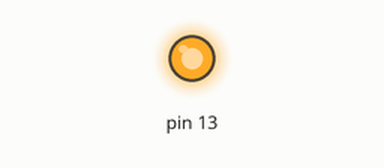
Simulated run of this sketch. Board: Arduino Uno, built with avr-gcc and run on an emulated ATmega328P. Shown: output pins drawn as LEDs (lit = HIGH).

Above: at 2.0 s.
At 5.0 s:
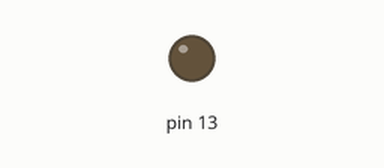
Timing chart, 0 to 7.8 s (numbered marks = the images above):
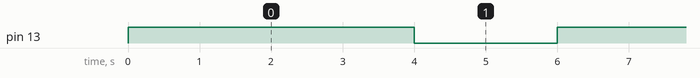

Measured:
- by itself, pin 13: alternates HIGH for 4.0 s and LOW for 2.0 s

The sketch:

Timers1_basic4.ino
```cpp
void setup()

{

  DDRB |= (1 << DDB5);
  TCCR1A = 0;
  TCCR1B = 0;

}


void Timer1(int data)
{
   TCNT1 = data;
   TIFR1 |= (1 << TOV1);
   TCCR1B |= (1 << CS10) | (1 << CS12);
   while (!(TIFR1 & (1 << TOV1)));
   TIFR1 |= (1 << TOV1);
   TCCR1B = 0;

}
void loop()
{

      PORTB |= 1 << PORTB5;
      Timer1(3035);

      PORTB &= ~(1 << PORTB5);
      Timer1(34285);

}
```
